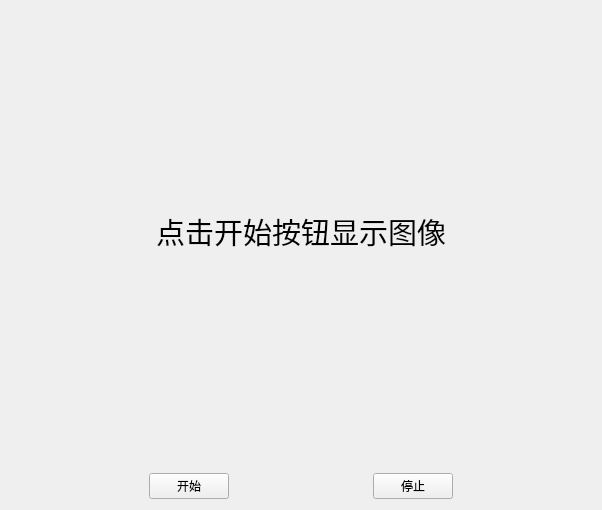
<?xml version="1.0" encoding="UTF-8"?>
<ui version="4.0">
 <class>Widget</class>
 <widget class="QWidget" name="Widget">
  <property name="geometry">
   <rect>
    <x>0</x>
    <y>0</y>
    <width>598</width>
    <height>510</height>
   </rect>
  </property>
  <property name="minimumSize">
   <size>
    <width>0</width>
    <height>0</height>
   </size>
  </property>
  <property name="windowTitle">
   <string>MyCamera</string>
  </property>
  <layout class="QGridLayout" name="gridLayout">
   <item row="2" column="0">
    <spacer name="horizontalSpacer_2">
     <property name="orientation">
      <enum>Qt::Horizontal</enum>
     </property>
     <property name="sizeHint" stdset="0">
      <size>
       <width>40</width>
       <height>20</height>
      </size>
     </property>
    </spacer>
   </item>
   <item row="2" column="1">
    <widget class="QPushButton" name="start">
     <property name="text">
      <string>开始</string>
     </property>
    </widget>
   </item>
   <item row="2" column="2">
    <spacer name="horizontalSpacer">
     <property name="orientation">
      <enum>Qt::Horizontal</enum>
     </property>
     <property name="sizeHint" stdset="0">
      <size>
       <width>40</width>
       <height>20</height>
      </size>
     </property>
    </spacer>
   </item>
   <item row="2" column="3">
    <widget class="QPushButton" name="stop">
     <property name="text">
      <string>停止</string>
     </property>
    </widget>
   </item>
   <item row="2" column="4">
    <spacer name="horizontalSpacer_3">
     <property name="orientation">
      <enum>Qt::Horizontal</enum>
     </property>
     <property name="sizeHint" stdset="0">
      <size>
       <width>40</width>
       <height>20</height>
      </size>
     </property>
    </spacer>
   </item>
   <item row="0" column="0" colspan="5">
    <widget class="QLabel" name="label">
     <property name="minimumSize">
      <size>
       <width>580</width>
       <height>440</height>
      </size>
     </property>
     <property name="font">
      <font>
       <pointsize>22</pointsize>
       <weight>50</weight>
       <italic>false</italic>
       <bold>false</bold>
      </font>
     </property>
     <property name="text">
      <string>点击开始按钮显示图像</string>
     </property>
     <property name="scaledContents">
      <bool>false</bool>
     </property>
     <property name="alignment">
      <set>Qt::AlignCenter</set>
     </property>
    </widget>
   </item>
   <item row="1" column="1">
    <widget class="QWidget" name="widget" native="true"/>
   </item>
  </layout>
 </widget>
 <layoutdefault spacing="6" margin="11"/>
 <tabstops>
  <tabstop>start</tabstop>
  <tabstop>stop</tabstop>
 </tabstops>
 <resources/>
 <connections/>
</ui>
